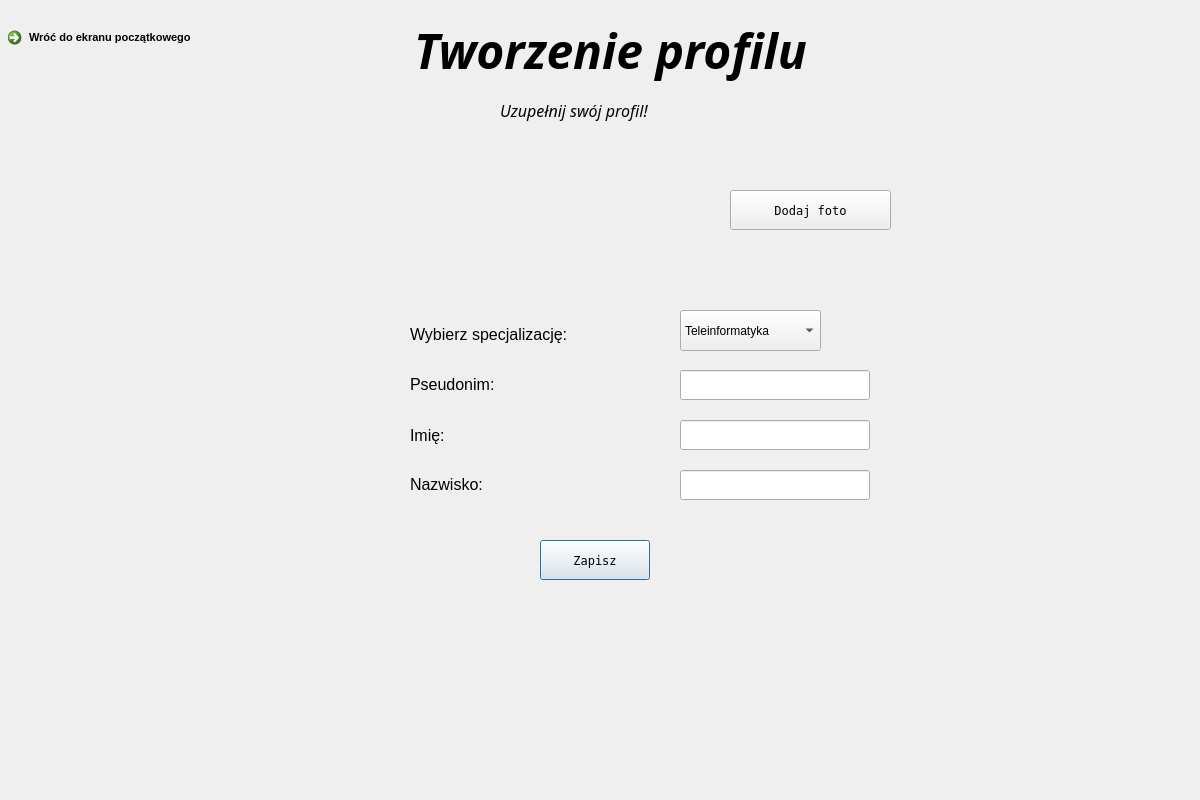
<?xml version="1.0" encoding="UTF-8"?>
<ui version="4.0">
 <class>Dialog</class>
 <widget class="QDialog" name="Dialog">
  <property name="geometry">
   <rect>
    <x>0</x>
    <y>0</y>
    <width>1200</width>
    <height>800</height>
   </rect>
  </property>
  <property name="windowTitle">
   <string>Dialog</string>
  </property>
  <widget class="QWidget" name="rejestracjaWidget" native="true">
   <property name="geometry">
    <rect>
     <x>0</x>
     <y>0</y>
     <width>1200</width>
     <height>800</height>
    </rect>
   </property>
   <property name="styleSheet">
    <string notr="true">QWidget#rejestracjaWidget{
background-color:qlineargradient(spread:pad, x1:0, y1:0, x2:1, y2:1, stop:0 rgba(179, 204, 117, 255), stop:1 rgba(255, 255, 255, 255))};</string>
   </property>
   <widget class="QLabel" name="nazwaTekst">
    <property name="geometry">
     <rect>
      <x>410</x>
      <y>420</y>
      <width>191</width>
      <height>31</height>
     </rect>
    </property>
    <property name="text">
     <string>&lt;html&gt;&lt;head/&gt;&lt;body&gt;&lt;p&gt;&lt;span style=&quot; font-size:12pt;&quot;&gt;Imię:&lt;/span&gt;&lt;/p&gt;&lt;/body&gt;&lt;/html&gt;</string>
    </property>
   </widget>
   <widget class="QLabel" name="hasloTekst">
    <property name="geometry">
     <rect>
      <x>410</x>
      <y>470</y>
      <width>190</width>
      <height>30</height>
     </rect>
    </property>
    <property name="text">
     <string>&lt;html&gt;&lt;head/&gt;&lt;body&gt;&lt;p&gt;&lt;span style=&quot; font-size:12pt;&quot;&gt;Nazwisko:&lt;/span&gt;&lt;/p&gt;&lt;/body&gt;&lt;/html&gt;</string>
    </property>
   </widget>
   <widget class="QLineEdit" name="pole_imie">
    <property name="geometry">
     <rect>
      <x>680</x>
      <y>420</y>
      <width>190</width>
      <height>30</height>
     </rect>
    </property>
   </widget>
   <widget class="QLineEdit" name="pole_naziwsko">
    <property name="geometry">
     <rect>
      <x>680</x>
      <y>470</y>
      <width>190</width>
      <height>30</height>
     </rect>
    </property>
   </widget>
   <widget class="QLabel" name="stworzTekst">
    <property name="geometry">
     <rect>
      <x>500</x>
      <y>90</y>
      <width>201</width>
      <height>41</height>
     </rect>
    </property>
    <property name="font">
     <font>
      <family>Sitka Text</family>
      <italic>true</italic>
     </font>
    </property>
    <property name="text">
     <string>&lt;html&gt;&lt;head/&gt;&lt;body&gt;&lt;p&gt;&lt;span style=&quot; font-size:12pt;&quot;&gt;Uzupełnij swój profil!&lt;/span&gt;&lt;/p&gt;&lt;/body&gt;&lt;/html&gt;</string>
    </property>
   </widget>
   <widget class="QLabel" name="blad2">
    <property name="geometry">
     <rect>
      <x>530</x>
      <y>500</y>
      <width>210</width>
      <height>30</height>
     </rect>
    </property>
    <property name="text">
     <string>&lt;html&gt;&lt;head/&gt;&lt;body&gt;&lt;p align=&quot;center&quot;&gt;&lt;br/&gt;&lt;/p&gt;&lt;/body&gt;&lt;/html&gt;</string>
    </property>
   </widget>
   <widget class="QPushButton" name="przycisk_kontynuuj">
    <property name="geometry">
     <rect>
      <x>540</x>
      <y>540</y>
      <width>110</width>
      <height>40</height>
     </rect>
    </property>
    <property name="font">
     <font>
      <family>Terminal</family>
     </font>
    </property>
    <property name="text">
     <string>Zapisz</string>
    </property>
   </widget>
   <widget class="QLabel" name="powtorzTekst">
    <property name="geometry">
     <rect>
      <x>410</x>
      <y>320</y>
      <width>190</width>
      <height>30</height>
     </rect>
    </property>
    <property name="text">
     <string>&lt;html&gt;&lt;head/&gt;&lt;body&gt;&lt;p&gt;&lt;span style=&quot; font-size:12pt;&quot;&gt;Wybierz specjalizację:&lt;/span&gt;&lt;/p&gt;&lt;/body&gt;&lt;/html&gt;</string>
    </property>
   </widget>
   <widget class="QLabel" name="nazwaTekst_2">
    <property name="geometry">
     <rect>
      <x>410</x>
      <y>370</y>
      <width>190</width>
      <height>30</height>
     </rect>
    </property>
    <property name="text">
     <string>&lt;html&gt;&lt;head/&gt;&lt;body&gt;&lt;p&gt;&lt;span style=&quot; font-size:12pt;&quot;&gt;Pseudonim:&lt;/span&gt;&lt;/p&gt;&lt;/body&gt;&lt;/html&gt;</string>
    </property>
   </widget>
   <widget class="QLineEdit" name="pole_pseudonim">
    <property name="geometry">
     <rect>
      <x>680</x>
      <y>370</y>
      <width>190</width>
      <height>30</height>
     </rect>
    </property>
   </widget>
   <widget class="QCommandLinkButton" name="commandLinkButton">
    <property name="geometry">
     <rect>
      <x>0</x>
      <y>20</y>
      <width>201</width>
      <height>41</height>
     </rect>
    </property>
    <property name="font">
     <font>
      <family>Segoe UI</family>
      <pointsize>8</pointsize>
     </font>
    </property>
    <property name="cursor">
     <cursorShape>ArrowCursor</cursorShape>
    </property>
    <property name="text">
     <string>Wróć do ekranu początkowego</string>
    </property>
   </widget>
   <widget class="QLabel" name="label">
    <property name="geometry">
     <rect>
      <x>490</x>
      <y>140</y>
      <width>211</width>
      <height>141</height>
     </rect>
    </property>
    <property name="text">
     <string/>
    </property>
    <property name="pixmap">
     <pixmap>../images/profilowe.jpg</pixmap>
    </property>
    <property name="scaledContents">
     <bool>true</bool>
    </property>
   </widget>
   <widget class="QPushButton" name="przycisk_zaladuj">
    <property name="geometry">
     <rect>
      <x>730</x>
      <y>190</y>
      <width>161</width>
      <height>40</height>
     </rect>
    </property>
    <property name="font">
     <font>
      <family>Terminal</family>
     </font>
    </property>
    <property name="text">
     <string>Dodaj foto</string>
    </property>
   </widget>
   <widget class="QComboBox" name="wybor_specializacji">
    <property name="geometry">
     <rect>
      <x>680</x>
      <y>310</y>
      <width>141</width>
      <height>41</height>
     </rect>
    </property>
    <item>
     <property name="text">
      <string>Teleinformatyka</string>
     </property>
    </item>
    <item>
     <property name="text">
      <string>Informatyka</string>
     </property>
    </item>
    <item>
     <property name="text">
      <string>Budowa_maszyn</string>
     </property>
    </item>
    <item>
     <property name="text">
      <string>Elektronika</string>
     </property>
    </item>
    <item>
     <property name="text">
      <string>Architektura</string>
     </property>
    </item>
   </widget>
   <widget class="QLabel" name="tekstGlowny">
    <property name="geometry">
     <rect>
      <x>390</x>
      <y>10</y>
      <width>441</width>
      <height>81</height>
     </rect>
    </property>
    <property name="font">
     <font>
      <family>Candara</family>
      <pointsize>14</pointsize>
      <italic>true</italic>
     </font>
    </property>
    <property name="text">
     <string>&lt;html&gt;&lt;head/&gt;&lt;body&gt;&lt;p align=&quot;center&quot;&gt;&lt;span style=&quot; font-size:36pt; font-weight:700;&quot;&gt;Tworzenie profilu&lt;/span&gt;&lt;/p&gt;&lt;/body&gt;&lt;/html&gt;</string>
    </property>
   </widget>
  </widget>
 </widget>
 <resources/>
 <connections/>
</ui>
